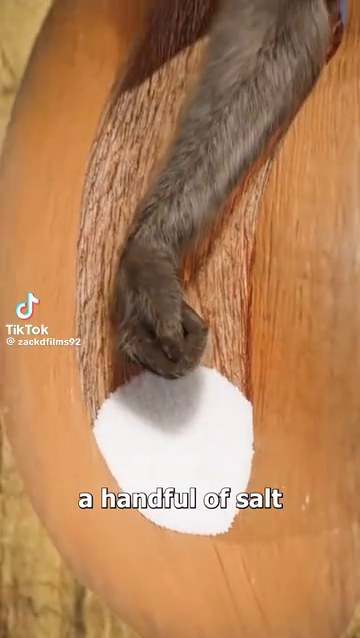
#> input picture references/zackdfilms-3d-shorts/03-baboon-salt-trap/still-04.2s-cross-section.jpg, 360 x 638 px, given as the content of the folder -3d-shorts/03-baboon-salt-trap/still-04.2s-cross-section.jpg, which was not available
$ python sheet.py ../../../../references/zackdfilms-3d-shorts/03-baboon-salt-trap/still-04.2s-cross-section.jpg ../../../../references/zackdfilms-3d-shorts/03-baboon-salt-trap/still-12.6s-show-the-alternative.jpg 5 5
#> lines starting #> are read from the running program, lines starting #| are printed output that depends on the picture
import sys, glob
from PIL import Image, ImageDraw
src, out, per_row, rows = sys.argv[1], sys.argv[2], int(sys.argv[3]), int(sys.argv[4])
fs = sorted(glob.glob(src + "/s*.jpg")); n = per_row * rows
for k in range(0, len(fs), n):
    ims = [Image.open(f) for f in fs[k:k + n]]; w, h = ims[0].size
#> after `ims = [Image.open(f) for f in fs[k:k + n]]`: ims = 1 item
#> after `w, h = ims[0].size`: w = 360; h = 638
    sheet = Image.new("RGB", (w * per_row, h * rows), (40, 40, 40))
#> sheet: PIL image 1800x3190 RGB; every value is 40
    for i, (f, im) in enumerate(zip(fs[k:k + n], ims)):
        d = ImageDraw.Draw(im); d.rectangle([0, 0, 44, 22], fill=(0, 0, 0)); d.text((4, 4), f.split("/")[-1][1:4], fill=(255, 255, 0))
        sheet.paste(im, ((i % per_row) * w, (i // per_row) * h))
#> this loop made 1 pass
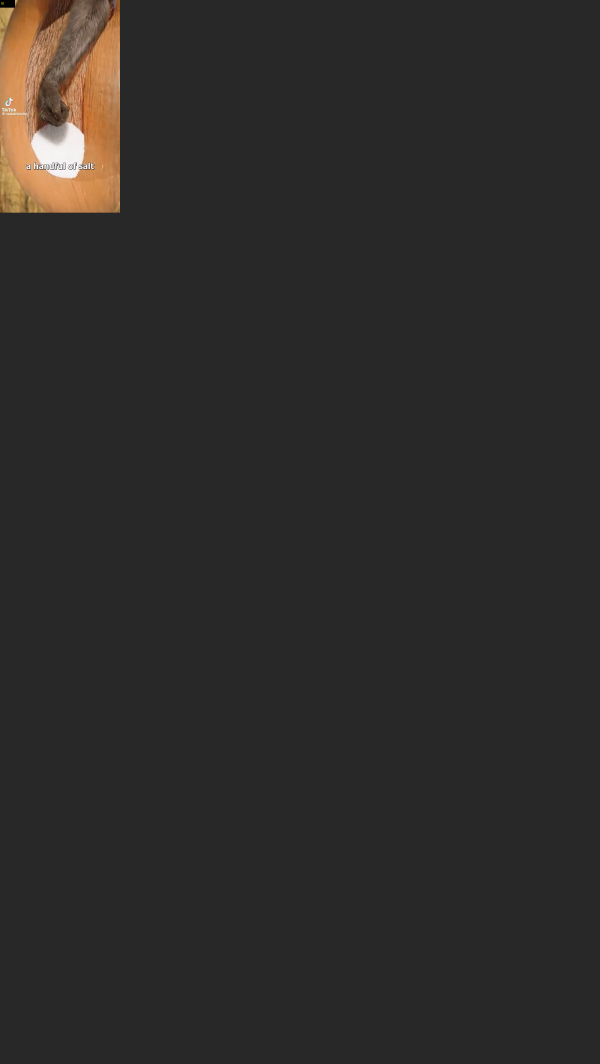
#> sheet: PIL image 1800x3190 RGB (shown at 1/3 size); mean R, G, B 45.5, 43.6, 42
    sheet.save(f"{out}_{k // n:02d}.jpg", quality=82)
print("sheets:", (len(fs) + n - 1) // n)

$ run again, on references/zackdfilms-3d-shorts/03-baboon-salt-trap/still-12.6s-show-the-alternative.jpg
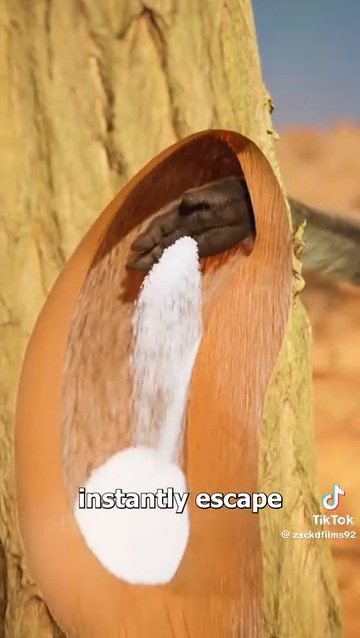
#> input picture references/zackdfilms-3d-shorts/03-baboon-salt-trap/still-12.6s-show-the-alternative.jpg, 360 x 638 px, given as the content of the folder rts/03-baboon-salt-trap/still-12.6s-show-the-alternative.jpg, which was not available
#> ims = 1 item
#> the loop `for i, (f, im) in enumerate(zip(fs[k:k + n], ims)):` made 1 pass
#> after the loop `for i, (f, im) in enumerate(zip(fs[k:k + n], ims)):`:
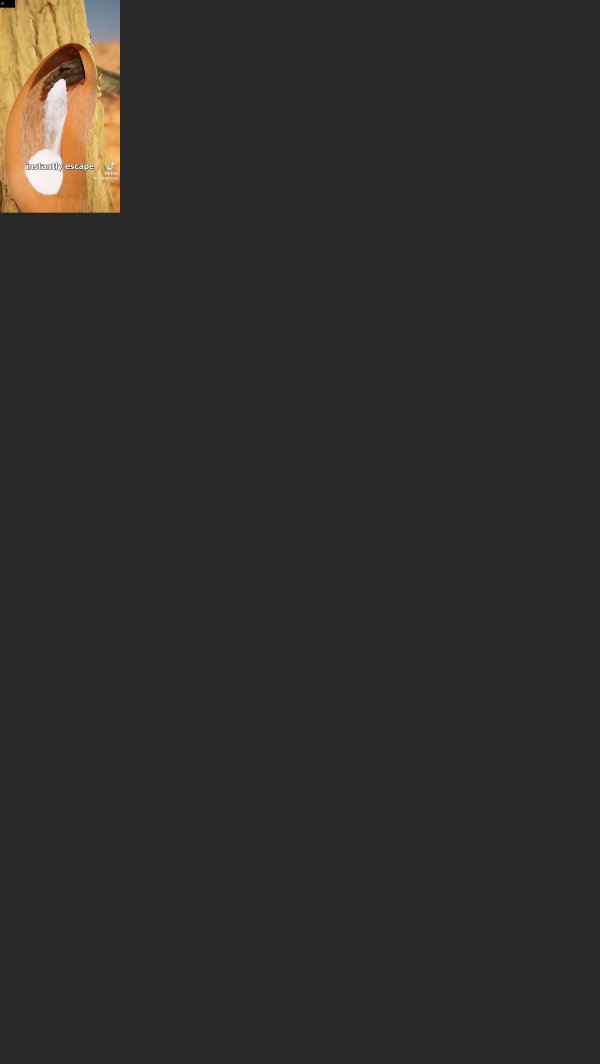
#> sheet: PIL image 1800x3190 RGB (shown at 1/3 size); mean R, G, B 46.2, 44.4, 42.3

$ run again, on references/zackdfilms-3d-shorts/03-baboon-salt-trap/still-20.6s-pivot-to-people.jpg
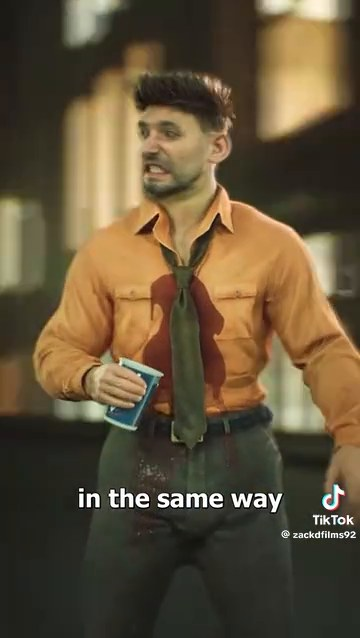
#> input picture references/zackdfilms-3d-shorts/03-baboon-salt-trap/still-20.6s-pivot-to-people.jpg, 360 x 638 px, given as the content of the folder d-shorts/03-baboon-salt-trap/still-20.6s-pivot-to-people.jpg, which was not available
#> ims = 1 item
#> the loop `for i, (f, im) in enumerate(zip(fs[k:k + n], ims)):` made 1 pass
#> after the loop `for i, (f, im) in enumerate(zip(fs[k:k + n], ims)):`:
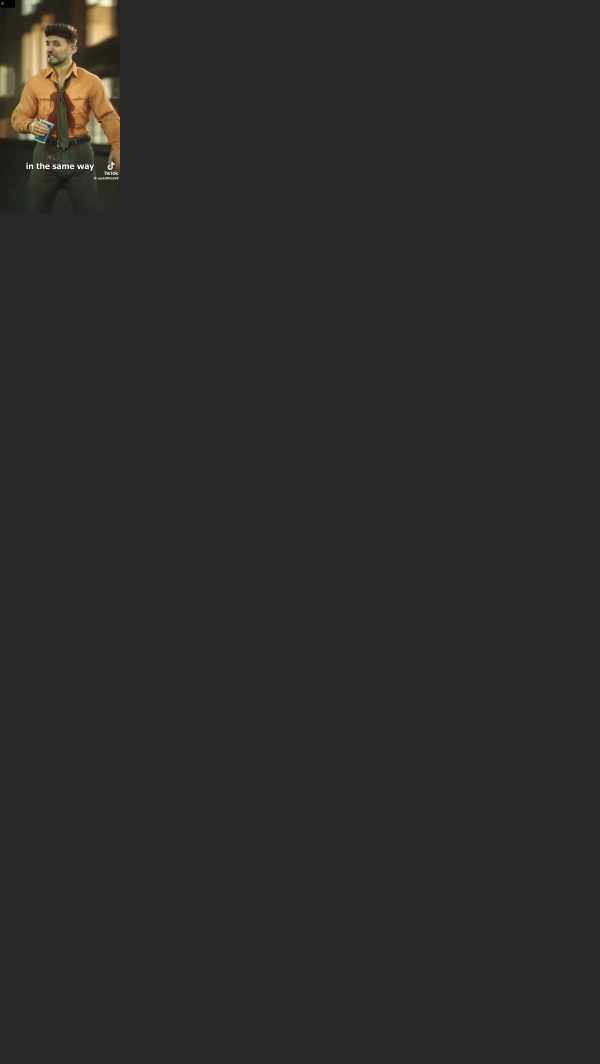
#> sheet: PIL image 1800x3190 RGB (shown at 1/3 size); mean R, G, B 42.3, 41.7, 40.7
